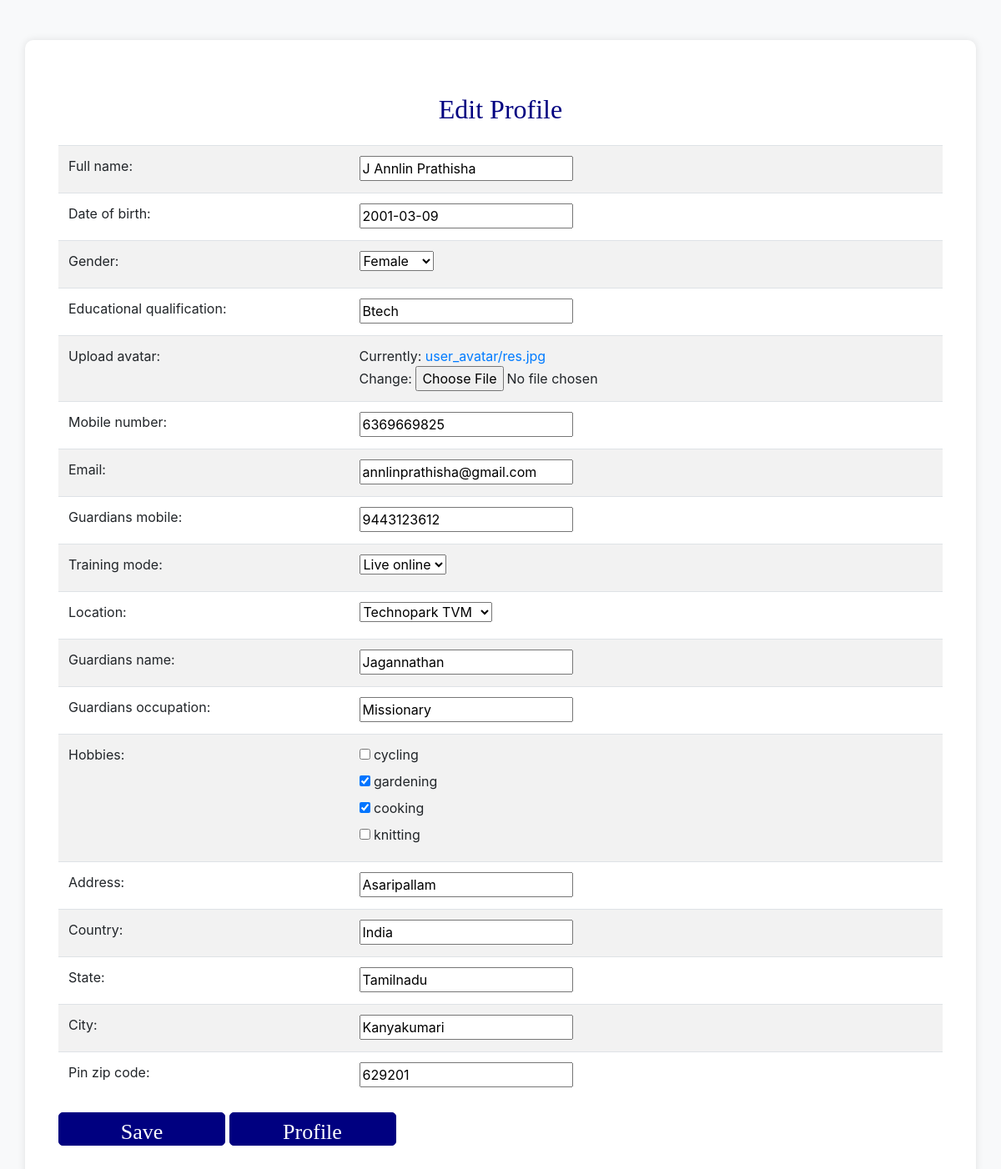
/profile/update/1, run on the app's committed database.
### myapp/models.py (models this page shows)
class Registration(models.Model):
    data= [('male', 'Male'),('female', 'Female'),('other', 'Other')]
    data2 = [('Live online', 'Live online'),('Classroom', 'Classroom'),]
    data3 = [('Technopark TVM', 'Technopark TVM'),('Thampanoor TVM', 'Thampanoor TVM'),('Kochi', 'Kochi'),('Nagercoil', 'Nagercoil'),('Online', 'Online'),]
    data4= [('cycling', 'cycling'),('gardening', 'gardening'),('cooking', 'cooking'),('knitting', 'knitting'),]
    full_name=models.CharField(max_length=100)
    date_of_birth=models.DateField()
    gender = models.CharField(max_length=10,choices=data)
    educational_qualification=models.CharField(max_length=100)
    upload_avatar = models.FileField(upload_to="user_avatar")
    mobile_number=models.IntegerField()
    email=models.EmailField(max_length=254)
    guardians_mobile=models.IntegerField()
    training_mode = models.CharField(max_length=20,choices=data2)
    location = models.CharField(max_length=20,choices=data3)
    guardians_name=models.CharField(max_length=100,blank=True)
    guardians_occupation=models.CharField(max_length=100,blank=True)
    hobbies=models.TextField()
    address=models.CharField(max_length=100,null=True)
    country=models.CharField(max_length=100,null=True)
    state=models.CharField(max_length=100,null=True)
    city=models.CharField(max_length=100,null=True)
    pin_zip_code=models.IntegerField(null=True)
    user = models.OneToOneField(User, on_delete=models.CASCADE, related_name='registration',null=True)

### myapp/views.py (the view, shortened to what this page needs)
# urls.py: path('profile/update/<int:pk>',UpdateData.as_view(),name='update'),
class UpdateData(UpdateView):
    model = Registration
    form_class = Form_Validation
    template_name = 'update_profile.html'
    def get_initial(self):
        initial = super().get_initial()
        hobbies = self.object.hobbies.split(', ')
        initial['hobbies'] = hobbies
        return initial

### myapp/forms.py
class Form_Validation(forms.ModelForm):
    hobbies = forms.MultipleChoiceField(
        choices=Registration.data4,
        widget=forms.CheckboxSelectMultiple
    )
    class Meta:
        model = Registration
        exclude = ['user']

### myapp/templates/update_profile.html (shortened to what this page needs)
<!DOCTYPE html>
<html lang="en">
<head>
    <link href="https://stackpath.bootstrapcdn.com/bootstrap/4.5.2/css/bootstrap.min.css" rel="stylesheet">
</head>
<body>
    <div class="container mt-5">
        <h2 class="text-center my-4">Edit Profile</h2>
        <form method="post" enctype="multipart/form-data">
            <div class="table-responsive">
                <table class="table table-striped">
                    <tr>
                        <td>{{ form.full_name.label_tag }}</td>
                        <td>{{ form.full_name }}</td>
                    </tr>
                    <tr>
                        <td>{{ form.date_of_birth.label_tag }}</td>
                        <td>{{ form.date_of_birth }}</td>
                    </tr>
                    <tr>
                        <td>{{ form.gender.label_tag }}</td>
                        <td>{{ form.gender }}</td>
                    </tr>
                    <tr>
                        <td>{{ form.educational_qualification.label_tag }}</td>
                        <td>{{ form.educational_qualification }}</td>
                    </tr>
                    <tr>
                        <td>{{ form.upload_avatar.label_tag }}</td>
                        <td>{{ form.upload_avatar }}</td>
                    </tr>
                    <tr>
                        <td>{{ form.mobile_number.label_tag }}</td>
                        <td>{{ form.mobile_number }}</td>
                    </tr>
                    <tr>
                        <td>{{ form.email.label_tag }}</td>
                        <td>{{ form.email }}</td>
                    </tr>
                    <tr>
                        <td>{{ form.guardians_mobile.label_tag }}</td>
                        <td>{{ form.guardians_mobile }}</td>
                    </tr>
                    <tr>
                        <td>{{ form.training_mode.label_tag }}</td>
                        <td>{{ form.training_mode }}</td>
                    </tr>
                    <tr>
                        <td>{{ form.location.label_tag }}</td>
                        <td>{{ form.location }}</td>
                    </tr>
                    <tr>
                        <td>{{ form.guardians_name.label_tag }}</td>
                        <td>{{ form.guardians_name }}</td>
                    </tr>
                    <tr>
                        <td>{{ form.guardians_occupation.label_tag }}</td>
                        <td>{{ form.guardians_occupation }}</td>
                    </tr>
                    <tr>
                        <td>{{ form.hobbies.label_tag }}</td>
                        <td>{{ form.hobbies }}</td>
                    </tr>
                    <tr>
                        <td>{{ form.address.label_tag }}</td>
                        <td>{{ form.address }}</td>
                    </tr>
                    <tr>
                        <td>{{ form.country.label_tag }}</td>
                        <td>{{ form.country }}</td>
                    </tr>
                    <tr>
                        <td>{{ form.state.label_tag }}</td>
                        <td>{{ form.state }}</td>
                    </tr>
                    <tr>
                        <td>{{ form.city.label_tag }}</td>
                        <td>{{ form.city }}</td>
                    </tr>
                    <tr>
                        <td>{{ form.pin_zip_code.label_tag }}</td>
                        <td>{{ form.pin_zip_code }}</td>
                    </tr>
                </table>
            </div>
            <button type="submit" class="btn btn-primary">Save</button>
            <a href="{% url 'Detail' user.username %}"><button type="button" class="btn btn-primary">Profile</button></a>
        </form>
    </div>
</body>
</html>
<!-- {% load static %}
<!DOCTYPE html>
<html lang="en">
<head>
    <meta charset="UTF-8">
    <meta name="viewport" content="width=device-width, initial-scale=1.0">
    <title>Edit Profile</title>
    <link href="https://stackpath.bootstrapcdn.com/bootstrap/4.5.2/css/bootstrap.min.css" rel="stylesheet">
    <style>
        /* Custom styles for this template */
        body {
            background-color: #f8f9fa;
        }
        .container {
            background-color: #fff;
            border-radius: 10px;
            box-shadow: 0 0 10px rgba(0, 0, 0, 0.1);
            padding: 40px;
        }
        .btn-primary {
            background-color: #007bff;
            border-color: #007bff;
        }
        .btn-primary:hover {
            background-color: #0056b3;
            border-color: #0056b3;
        }
        .form-control:focus {
            border-color: #80bdff;
            box-shadow: 0 0 0 0.2rem rgba(0, 123, 255, 0.25);
        }
        h2 {
            color: #007bff;
        }
    </style>
</head>
<body>
    <div class="container mt-5">
        <h2 class="text-center my-4">Edit Profile</h2>
        <form method="post" enctype="multipart/form-data">
            {% csrf_token %}
            {{ form.as_table }}
            <button type="submit" class="btn btn-primary">Save</button>
        </form>
    </div>
    <script src="https://code.jquery.com/jquery-3.5.1.slim.min.js"></script>
    <script src="https://cdn.jsdelivr.net/npm/@popperjs/core@2.5.4/dist/umd/popper.min.js"></script>
    <script src="https://stackpath.bootstrapcdn.com/bootstrap/4.5.2/js/bootstrap.min.js"></script>
</body>
</html>
 -->
<!-- {% load static %}
<!DOCTYPE html>
<html lang="en">
<head>
    <meta charset="UTF-8">
    <meta name="viewport" content="width=device-width, initial-scale=1.0">
    <title>Edit Profile</title>
    <link href="https://stackpath.bootstrapcdn.com/bootstrap/4.5.2/css/bootstrap.min.css" rel="stylesheet">
</head>
<body>
    <div class="container mt-5">
        <h2 class="text-center my-4">Edit Profile</h2>
        <form method="post" enctype="multipart/form-data">
            {% csrf_token %}
            {{ form.as_p }}
            <button type="submit" class="btn btn-primary">Save</button>
        </form>
    </div>
    <script src="https://code.jquery.com/jquery-3.5.1.slim.min.js"></script>
    <script src="https://cdn.jsdelivr.net/npm/@popperjs/core@2.5.4/dist/umd/popper.min.js"></script>
    <script src="https://stackpath.bootstrapcdn.com/bootstrap/4.5.2/js/bootstrap.min.js"></script>
</body>
</html> -->

### myapp/templates/update_profile.html (style rules this page uses)
body { background-color: #f8f9fa; }
.container { background-color: #fff; border-radius: 10px; box-shadow: 0 0 10px rgba(0, 0, 0, 0.1); padding: 40px; }
.btn-primary { background-color: navy; border-color:navy; text-align: center; height: 40px; width: 200px; border-radius: 5px; font-family: 'Lucids Sans Unicode'; font-size: 26px; padding: 3px; }
h2 { color: navy; font-family: cursive; }

### data on the page
Registration: full_name "J Annlin Prathisha", date_of_birth "2001-03-09", gender "Female", educational_qualification "Btech", mobile_number "6369669825", email "annlinprathisha@gmail.com", guardians_mobile "9443123612", training_mode "Live online", location "Technopark TVM", guardians_name "Jagannathan", guardians_occupation "Missionary", hobbies "☐ ☑ ☑ ☐", address "Asaripallam", country "India", state "Tamilnadu", city "Kanyakumari", pin_zip_code "629201"
